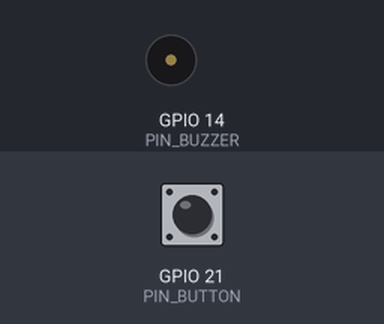
Recording of a sketch running on a simulated ESP32-S3. On the bench: buzzer (waves = sounding). Inputs (shaded band) come from the test bench; at power-on: GPIO 21 (PIN_BUTTON) HIGH. What the sketch prints to the serial monitor is not drawn.

Above: at 0.4 s.
Timing chart, 0 to 1.9 s (numbered marks = the images above):
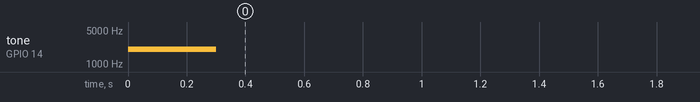

The sketch:

Sketch_06.2_Aleror.ino
```cpp
/**********************************************************************
  Filename    : Alertor
  Description : Control passive buzzer by button.
  Auther      : www.freenove.com
  Modification: 2022/10/20
**********************************************************************/
#define PIN_BUZZER 14
#define PIN_BUTTON 21
#define CHN        0   //define the pwm channel

void setup() {
  Serial.begin(115200);
  pinMode(PIN_BUTTON, INPUT);
  pinMode(PIN_BUZZER, OUTPUT);
  Serial.printf("setup: %f \n", ledcSetup(CHN, 1, 10));          //setup pwm channel
  Serial.printf("write: %f \n", ledcWriteTone(CHN, 0));
  ledcAttachPin(PIN_BUZZER, CHN);  //attach the led pin to pwm channel
  ledcWriteTone(CHN, 2000);        //Sound at 2KHz for 0.3 seconds
  delay(300);
}

void loop() {
  if (digitalRead(PIN_BUTTON) == LOW) {
    alert();
  } else {
    ledcWriteTone(CHN, 0);
  }
}

void alert() {
  float sinVal;         // Define a variable to save sine value
  int toneVal;          // Define a variable to save sound frequency
  for (int x = 0; x < 360; x += 10) {     // X from 0 degree->360 degree
    sinVal = sin(x * (PI / 180));       // Calculate the sine of x
    toneVal = 2000 + sinVal * 500;      // Calculate sound frequency according to the sine of x
    ledcWriteTone(CHN, toneVal);
    delay(10);
  }
}
```

Measured:
- by itself, tone on GPIO 14 (PIN_BUZZER): silent → 2000 Hz at 0.00 s, → silent 0.30 s later
